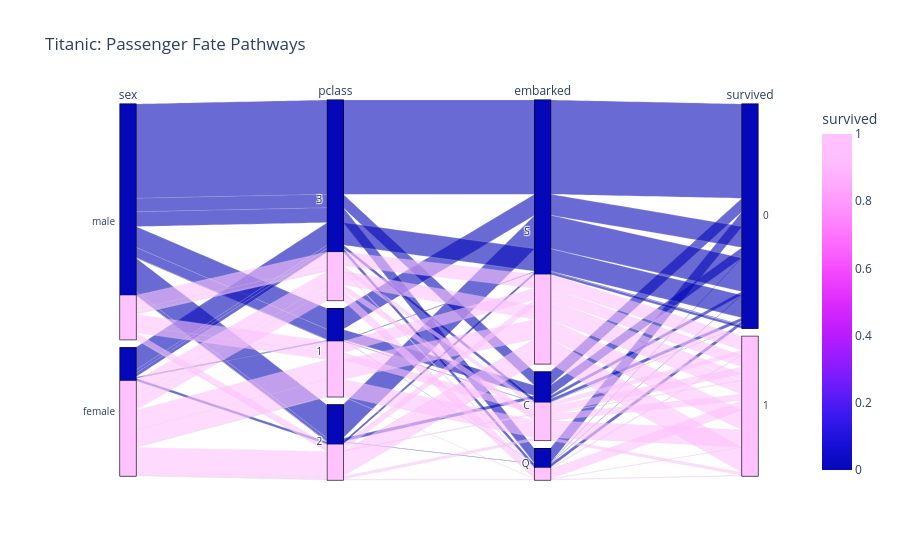

Notebook source saved alongside this figure:
### Code cell
fig = px.parallel_categories(
    df, 
    dimensions=['sex', 'pclass', 'embarked', 'survived'],
    color="survived", 
    color_continuous_scale=px.colors.sequential.Plotly3,
    title="Titanic: Passenger Fate Pathways"
)
fig.show()

### Figure 1 — Plotly figure (JSON) as saved in the notebook; plotly's stock layout.template omitted (floating-point values rounded to 4 significant figures; data arrays with more than 128 entries replaced by an {"elided": "..."} marker saying what was removed)
{"data": [{"dimensions": [{"label": "sex", "values": {"elided": "891 str values"}}, {"label": "pclass", "values": {"elided": "891 int values"}}, {"label": "embarked", "values": {"elided": "891 str values"}}, {"label": "survived", "values": {"elided": "891 int values"}}], "domain": {"x": [0, 1], "y": [0, 1]}, "line": {"color": {"elided": "891 int values"}, "coloraxis": "coloraxis"}, "name": "", "type": "parcats"}], "layout": {"coloraxis": {"colorbar": {"title": {"text": "survived"}}, "colorscale": [[0, "#0508b8"], [0.08333, "#1910d8"], [0.1667, "#3c19f0"], [0.25, "#6b1cfb"], [0.3333, "#981cfd"], [0.4167, "#bf1cfd"], [0.5, "#dd2bfd"], [0.5833, "#f246fe"], [0.6667, "#fc67fd"], [0.75, "#fe88fc"], [0.8333, "#fea5fd"], [0.9167, "#febefe"], [1, "#fec3fe"]]}, "legend": {"tracegroupgap": 0}, "title": {"text": "Titanic: Passenger Fate Pathways"}}}
